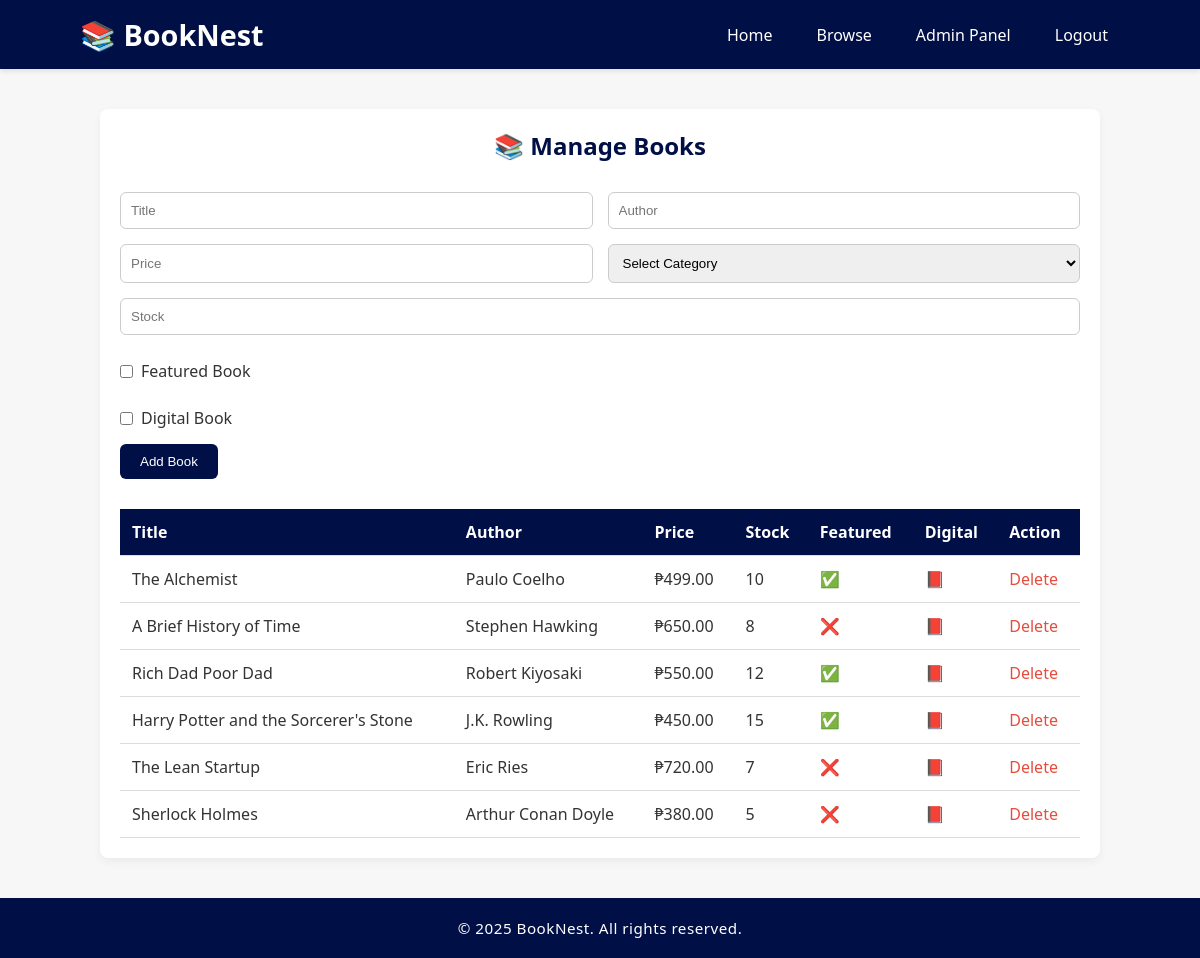
The app's page /admin/books.php (signed in), older data.
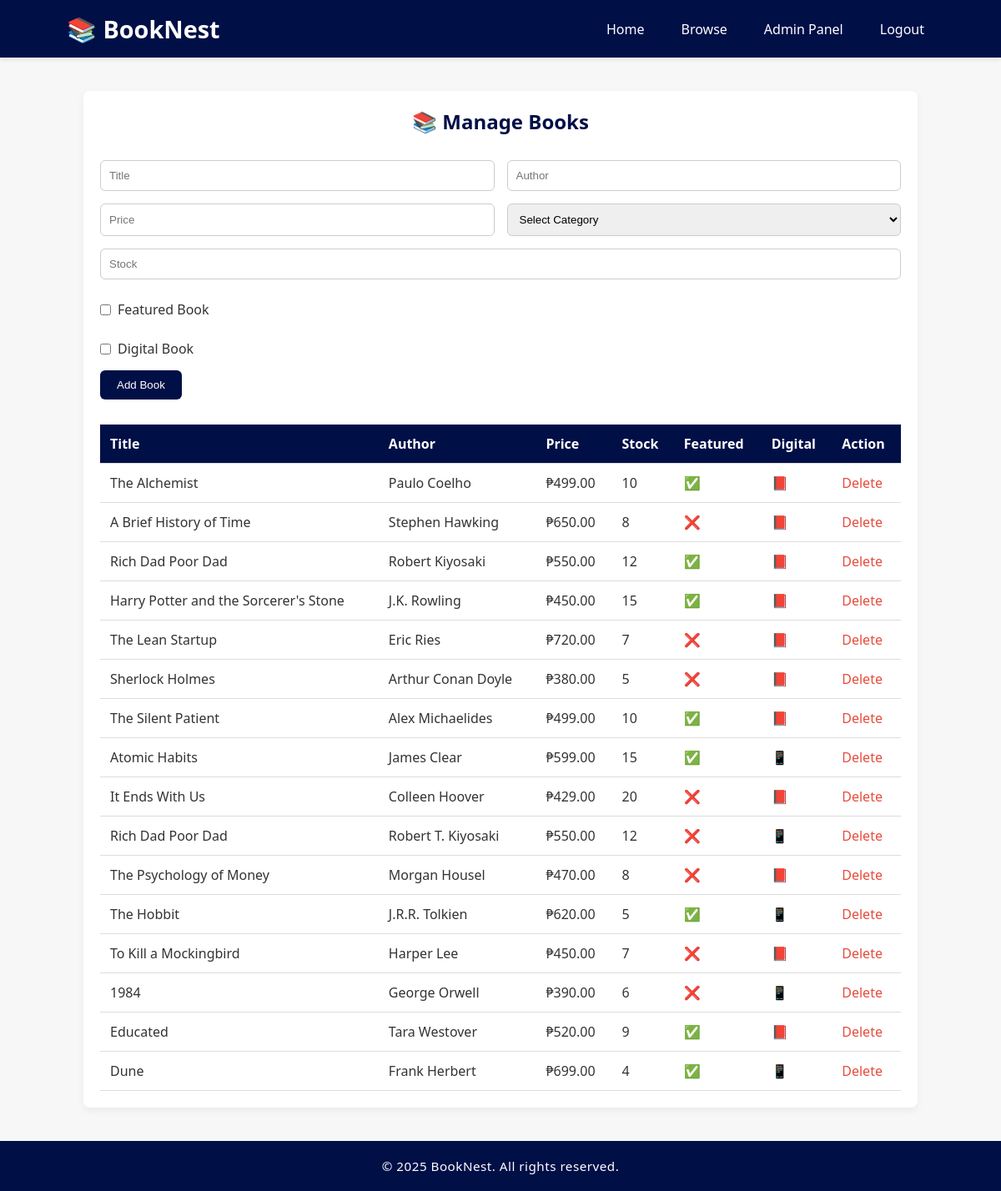
The same page, newer data.
### tables this page shows
CREATE TABLE `books` (
  `book_id` int(11) NOT NULL,
  `title` varchar(255) NOT NULL,
  `author` varchar(255) DEFAULT NULL,
  `price` decimal(10,2) NOT NULL,
  `stock` int(11) DEFAULT 0,
  `category_id` int(11) DEFAULT NULL,
  `is_featured` tinyint(1) DEFAULT 0,
  `is_digital` tinyint(1) DEFAULT 0
);

### admin/books.php (the view, shortened to what this page needs)
<?php
require_once '../includes/db.php';
include '../includes/header.php';
$books = $conn->query("SELECT * FROM books");
?>
<div class="container">
    <div class="books-container">
        <h2>📚 Manage Books</h2>
        <form method="post">
            <input type="text" name="title" placeholder="Title" required>
            <input type="text" name="author" placeholder="Author">
            <input type="number" step="0.01" name="price" placeholder="Price" required>
            <select name="category" required>
                <option value="">Select Category</option>
            </select>
            <input type="number" name="stock" placeholder="Stock" min="0">
            <label><input type="checkbox" name="is_featured"> Featured Book</label>
            <label><input type="checkbox" name="is_digital"> Digital Book</label>
            <button type="submit" name="add">Add Book</button>
        </form>
        <table>
            <tr>
                <th>Title</th>
                <th>Author</th>
                <th>Price</th>
                <th>Stock</th>
                <th>Featured</th>
                <th>Digital</th>
                <th>Action</th>
            </tr>
            <?php while ($book = $books->fetch_assoc()): ?>
                <tr>
                    <td><?php echo htmlspecialchars($book['title']); ?></td>
                    <td><?php echo htmlspecialchars($book['author']); ?></td>
                    <td>₱<?php echo number_format($book['price'], 2); ?></td>
                    <td><?php echo $book['stock']; ?></td>
                    <td><?php echo $book['is_featured'] ? '✅' : '❌'; ?></td>
                    <td><?php echo $book['is_digital'] ? '📱' : '📕'; ?></td>
                    <td><a href="?delete=<?php echo $book['book_id']; ?>">Delete</a></td>
                </tr>
            <?php endwhile; ?>
        </table>
    </div>
</div>
<?php include '../includes/footer.php'; ?>

Row changes from the older to the newer data that the page shows:
added books: title "The Silent Patient", author "Alex Michaelides", price "499.00", stock "10"
added books: title "Atomic Habits", author "James Clear", price "599.00", stock "15"
added books: title "It Ends With Us", author "Colleen Hoover", price "429.00", stock "20"
added books: title "Rich Dad Poor Dad", author "Robert T. Kiyosaki", price "550.00", stock "12"
added books: title "The Psychology of Money", author "Morgan Housel", price "470.00", stock "8"
added books: title "The Hobbit", author "J.R.R. Tolkien", price "620.00", stock "5"
added books: title "To Kill a Mockingbird", author "Harper Lee", price "450.00", stock "7"
added books: title "1984", author "George Orwell", price "390.00", stock "6"
added books: title "Educated", author "Tara Westover", price "520.00", stock "9"
added books: title "Dune", author "Frank Herbert", price "699.00", stock "4"
